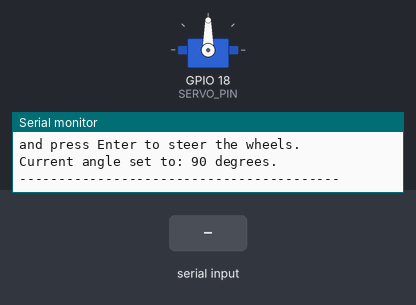
Bench run of a sketch on a simulated ESP32-S3. On the bench: servo, the last lines printed to the serial monitor. Inputs (shaded band) come from the test bench.

Above: at 1.2 s.
1.3 s: "30,150\n" received over Serial
At 1.7 s:
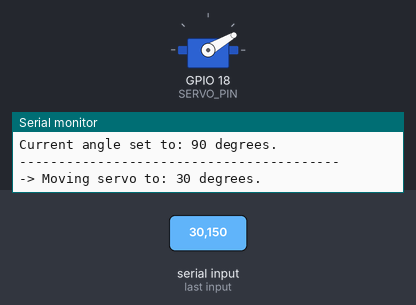
2.8 s: "5\n" received over Serial
At 4.0 s:
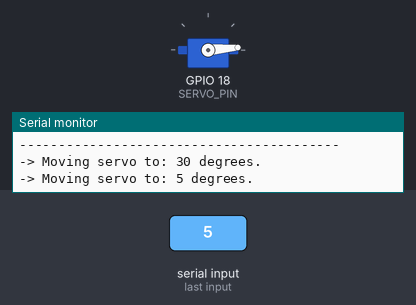
4.3 s: "90,45\n" received over Serial
At 5.1 s:
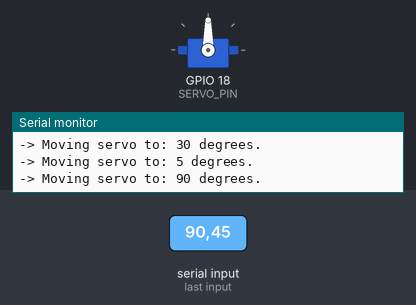
Timing chart, 0 to 7.3 s (numbered marks = the images above; inputs shaded):
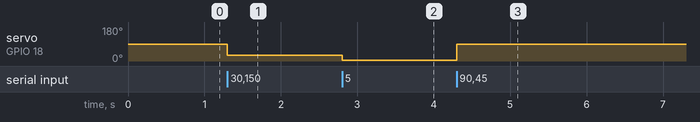

Measured:
- after the input at 1.3 s, servo on GPIO 18 (SERVO_PIN): 90° → 30° at once
- after the input at 2.8 s, servo on GPIO 18 (SERVO_PIN): 30° → 5° at once
- after the input at 4.3 s, servo on GPIO 18 (SERVO_PIN): 5° → 90° at once

The sketch:

servo_calibration.ino
```cpp
/*
  servo_calibration.ino
  MG996R Servo Steering Calibration Sketch

  Upload this sketch to your ESP32-S3 from your laptop.
  Open the Arduino IDE Serial Monitor, set the baud rate to 115200,
  and type any angle (0 to 180) to move the servo.

  Use this to find your exact steering bounds:
    - Neutral straight wheels (Center angle)
    - Maximum safe left angle (Before binding)
    - Maximum safe right angle (Before binding)

  Hardware:
    - Steering Servo: Connected to GPIO 18
*/

#include <ESP32Servo.h>

#define SERVO_PIN 18

Servo steeringServo;
int currentAngle = 90; // Default center

void setup() {
  // Initialize Serial Monitor at 115200 baud
  Serial.begin(115200);
  while (!Serial) {
    ; // Wait for USB serial connection to open
  }

  // Configure and attach the servo
  ESP32PWM::allocateTimer(0);
  steeringServo.setPeriodHertz(50);            // Standard 50Hz servo
  steeringServo.attach(SERVO_PIN, 500, 2500);  // 0.5ms - 2.5ms pulse widths
  steeringServo.write(currentAngle);

  Serial.println("=========================================");
  Serial.println("   MG996R Steering Calibration Sketch    ");
  Serial.println("=========================================");
  Serial.println("Type an angle (0-180) in the Serial Monitor");
  Serial.println("and press Enter to steer the wheels.");
  Serial.print("Current angle set to: ");
  Serial.print(currentAngle);
  Serial.println(" degrees.");
  Serial.println("-----------------------------------------");
}

void loop() {
  // Check if an angle has been typed in the Serial Monitor
  if (Serial.available() > 0) {
    // Read the typed integer
    int targetAngle = Serial.parseInt();

    // Clear any remaining characters (like newline '\n' or carriage return '\r')
    while (Serial.available() > 0) {
      Serial.read();
    }

    // Verify it is a valid servo angle
    if (targetAngle >= 0 && targetAngle <= 180) {
      currentAngle = targetAngle;
      steeringServo.write(currentAngle);

      Serial.print("-> Moving servo to: ");
      Serial.print(currentAngle);
      Serial.println(" degrees.");
    } else {
      Serial.println("[ERROR] Please type a valid angle between 0 and 180.");
    }
  }
}
```
